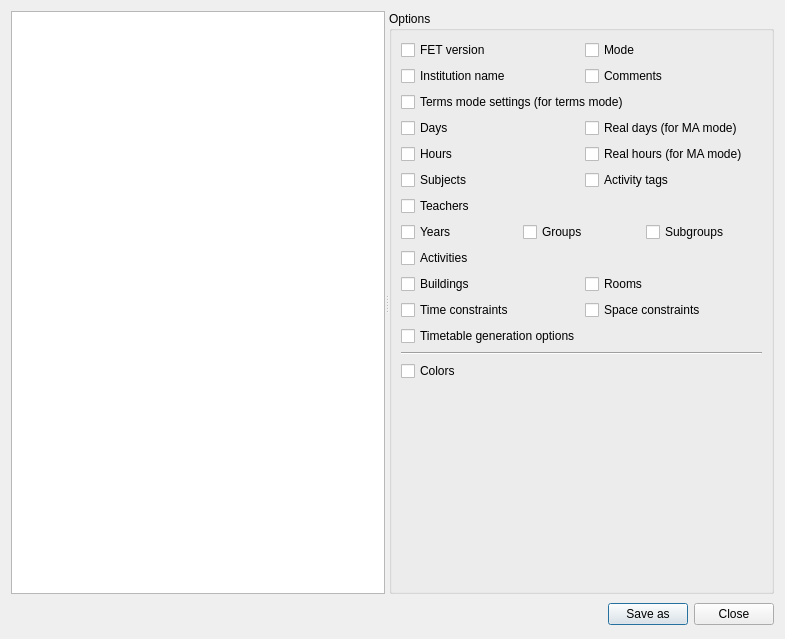
<?xml version="1.0" encoding="UTF-8"?>
<ui version="4.0">
 <class>HumanReadableDataForm_template</class>
 <widget class="QDialog" name="HumanReadableDataForm_template">
  <property name="geometry">
   <rect>
    <x>0</x>
    <y>0</y>
    <width>785</width>
    <height>639</height>
   </rect>
  </property>
  <property name="windowTitle">
   <string extracomment="Title of dialog to see the students statistics">Human-readable data</string>
  </property>
  <layout class="QGridLayout" name="gridLayout_2">
   <item row="0" column="0">
    <widget class="QSplitter" name="splitter">
     <property name="orientation">
      <enum>Qt::Horizontal</enum>
     </property>
     <widget class="QTextEdit" name="textEdit"/>
     <widget class="QGroupBox" name="groupBox">
      <property name="title">
       <string>Options</string>
      </property>
      <layout class="QGridLayout" name="gridLayout">
       <item row="5" column="0">
        <layout class="QHBoxLayout" name="horizontalLayout_5">
         <item>
          <widget class="QCheckBox" name="subjectsCheckBox">
           <property name="text">
            <string>Subjects</string>
           </property>
          </widget>
         </item>
         <item>
          <widget class="QCheckBox" name="activityTagsCheckBox">
           <property name="text">
            <string>Activity tags</string>
           </property>
          </widget>
         </item>
        </layout>
       </item>
       <item row="4" column="0">
        <layout class="QHBoxLayout" name="horizontalLayout_4">
         <item>
          <widget class="QCheckBox" name="hoursCheckBox">
           <property name="text">
            <string>Hours</string>
           </property>
          </widget>
         </item>
         <item>
          <widget class="QCheckBox" name="realHoursCheckBox">
           <property name="text">
            <string comment="MA mode = Mornings/Afternoons mode">Real hours (for MA mode)</string>
           </property>
          </widget>
         </item>
        </layout>
       </item>
       <item row="8" column="0">
        <widget class="QCheckBox" name="activitiesCheckBox">
         <property name="text">
          <string>Activities</string>
         </property>
        </widget>
       </item>
       <item row="11" column="0">
        <widget class="QCheckBox" name="timetableGenerationOptionsCheckBox">
         <property name="text">
          <string>Timetable generation options</string>
         </property>
        </widget>
       </item>
       <item row="0" column="0">
        <layout class="QHBoxLayout" name="horizontalLayout_2">
         <item>
          <widget class="QCheckBox" name="fetVersionCheckBox">
           <property name="text">
            <string>FET version</string>
           </property>
          </widget>
         </item>
         <item>
          <widget class="QCheckBox" name="modeCheckBox">
           <property name="text">
            <string>Mode</string>
           </property>
          </widget>
         </item>
        </layout>
       </item>
       <item row="6" column="0">
        <widget class="QCheckBox" name="teachersCheckBox">
         <property name="text">
          <string>Teachers</string>
         </property>
        </widget>
       </item>
       <item row="3" column="0">
        <layout class="QHBoxLayout" name="horizontalLayout_3">
         <item>
          <widget class="QCheckBox" name="daysCheckBox">
           <property name="text">
            <string>Days</string>
           </property>
          </widget>
         </item>
         <item>
          <widget class="QCheckBox" name="realDaysCheckBox">
           <property name="text">
            <string comment="MA mode = Mornings/Afternoons mode">Real days (for MA mode)</string>
           </property>
          </widget>
         </item>
        </layout>
       </item>
       <item row="2" column="0">
        <widget class="QCheckBox" name="termsModeSettingsCheckBox">
         <property name="text">
          <string>Terms mode settings (for terms mode)</string>
         </property>
        </widget>
       </item>
       <item row="9" column="0">
        <layout class="QHBoxLayout" name="horizontalLayout_7">
         <item>
          <widget class="QCheckBox" name="buildingsCheckBox">
           <property name="text">
            <string>Buildings</string>
           </property>
          </widget>
         </item>
         <item>
          <widget class="QCheckBox" name="roomsCheckBox">
           <property name="text">
            <string>Rooms</string>
           </property>
          </widget>
         </item>
        </layout>
       </item>
       <item row="1" column="0">
        <layout class="QHBoxLayout" name="horizontalLayout">
         <item>
          <widget class="QCheckBox" name="institutionNameCheckBox">
           <property name="text">
            <string>Institution name</string>
           </property>
          </widget>
         </item>
         <item>
          <widget class="QCheckBox" name="commentsCheckBox">
           <property name="text">
            <string>Comments</string>
           </property>
          </widget>
         </item>
        </layout>
       </item>
       <item row="13" column="0">
        <widget class="QCheckBox" name="colorsCheckBox">
         <property name="text">
          <string>Colors</string>
         </property>
        </widget>
       </item>
       <item row="7" column="0">
        <layout class="QHBoxLayout" name="horizontalLayout_6">
         <item>
          <widget class="QCheckBox" name="yearsCheckBox">
           <property name="text">
            <string>Years</string>
           </property>
          </widget>
         </item>
         <item>
          <widget class="QCheckBox" name="groupsCheckBox">
           <property name="text">
            <string>Groups</string>
           </property>
          </widget>
         </item>
         <item>
          <widget class="QCheckBox" name="subgroupsCheckBox">
           <property name="text">
            <string>Subgroups</string>
           </property>
          </widget>
         </item>
        </layout>
       </item>
       <item row="10" column="0">
        <layout class="QHBoxLayout" name="horizontalLayout_8">
         <item>
          <widget class="QCheckBox" name="timeConstraintsCheckBox">
           <property name="text">
            <string>Time constraints</string>
           </property>
          </widget>
         </item>
         <item>
          <widget class="QCheckBox" name="spaceConstraintsCheckBox">
           <property name="text">
            <string>Space constraints</string>
           </property>
          </widget>
         </item>
        </layout>
       </item>
       <item row="12" column="0">
        <widget class="Line" name="line">
         <property name="orientation">
          <enum>Qt::Horizontal</enum>
         </property>
        </widget>
       </item>
       <item row="14" column="0">
        <spacer name="verticalSpacer">
         <property name="orientation">
          <enum>Qt::Vertical</enum>
         </property>
         <property name="sizeHint" stdset="0">
          <size>
           <width>20</width>
           <height>40</height>
          </size>
         </property>
        </spacer>
       </item>
      </layout>
     </widget>
    </widget>
   </item>
   <item row="1" column="0">
    <layout class="QHBoxLayout">
     <property name="spacing">
      <number>6</number>
     </property>
     <property name="margin" stdset="0">
      <number>0</number>
     </property>
     <item>
      <spacer>
       <property name="orientation">
        <enum>Qt::Horizontal</enum>
       </property>
       <property name="sizeHint" stdset="0">
        <size>
         <width>604</width>
         <height>28</height>
        </size>
       </property>
      </spacer>
     </item>
     <item>
      <widget class="QPushButton" name="saveAsPushButton">
       <property name="text">
        <string>Save as</string>
       </property>
      </widget>
     </item>
     <item>
      <widget class="QPushButton" name="closeButton">
       <property name="text">
        <string>Close</string>
       </property>
      </widget>
     </item>
    </layout>
   </item>
  </layout>
 </widget>
 <resources/>
 <connections/>
</ui>
